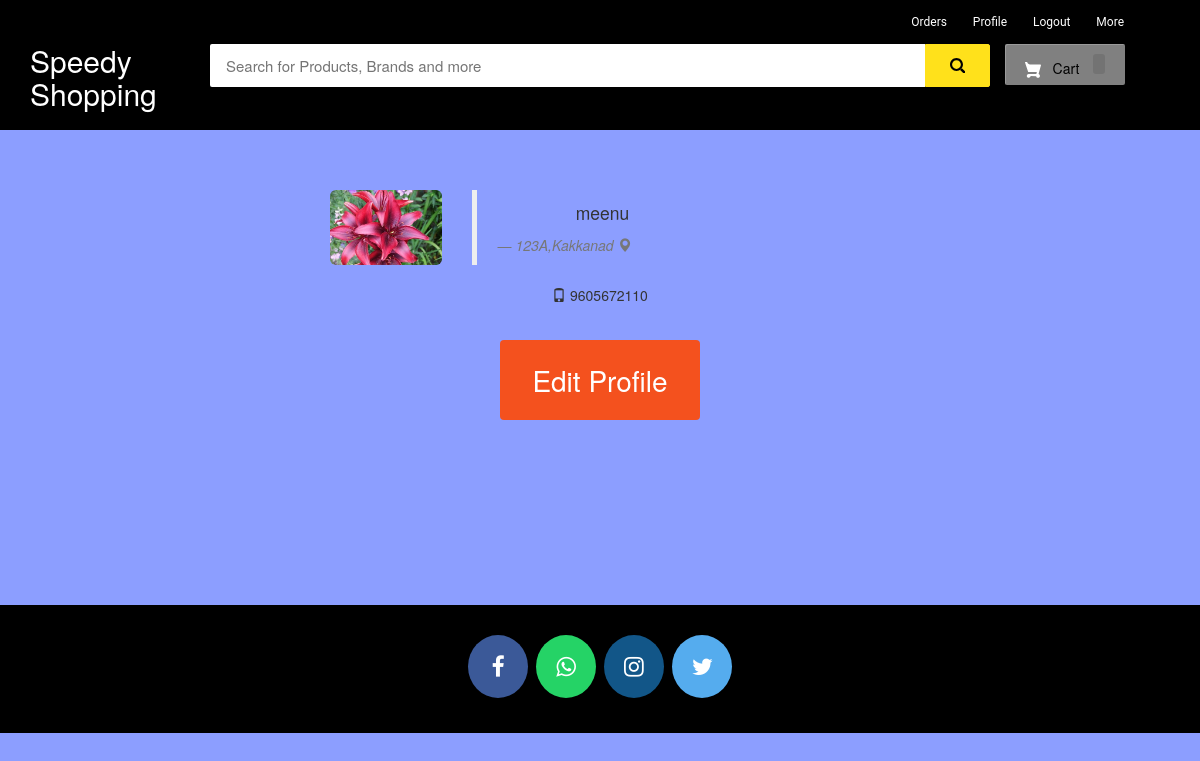
/my-profile (signed in), run on the app's committed database.
### ecom/models.py (models this page shows, shortened)
class Customer(models.Model):
    user = models.OneToOneField(User, on_delete=models.CASCADE)
    profile_pic = models.ImageField(upload_to='profile_pic/CustomerProfilePic/', null=True, blank=True)
    address = models.CharField(max_length=40)
    mobile = models.CharField(max_length=20, null=False)

### ecom/views.py (the view)
# urls.py: path('my-profile', views.my_profile_view, name='my-profile'),
@login_required(login_url='customerlogin')
@user_passes_test(is_customer)
def my_profile_view(request):
    customer = models.Customer.objects.get(user_id=request.user.id)
    return render(request, 'ecom/my_profile.html', {'customer': customer})

### ecom/views.py (called while the page is built)
def is_customer(user):
    return user.groups.filter(name='CUSTOMER').exists()

### Templates/ecom/my_profile.html (shortened to what this page needs)
{% extends 'ecom/customer_base.html' %}
{% load static %}
{% block content %}
<br><br><br>
<div style="padding-left:300px;" class="container">
        <div class="col-sm-2 col-md-2">
            <img src="{{ customer.profile_pic.url }}"   alt="profile pic" class="img-rounded img-responsive" />
        </div>
        <div class="col-sm-4 col-md-4">
            <blockquote>
                <p>{{request.user}}</p> <small><cite title="Source Title">{{customer.address}}  <i class="glyphicon glyphicon-map-marker"></i></cite></small>
            </blockquote>
            <p> <i class="glyphicon glyphicon-phone"></i> {{customer.mobile}}
            </p>
        </div>
</div>
<br>
<div style="text-align: center;">
  <a href="/edit-profile"><button class="button" ><span>Edit Profile </span></button></a>
</div>
<br><br><br><br><br><br>
{% endblock content %}

### Templates/ecom/customer_base.html (style rules this page uses)
body { background-color: #f2f3f4 }
p { text-align: center; }

### Templates/ecom/my_profile.html (style rules this page uses)
body { background-color:#8c9eff; }
.button { display: inline-block; border-radius: 4px; background-color: #f4511e; border: none; color: #FFFFFF; text-align: center; font-size: 28px; padding: 20px; width: 200px; transition: all 0.5s; cursor: pointer; margin: 5px; }
.button span { cursor: pointer; display: inline-block; position: relative; transition: 0.5s; }
.button span:after { content: '\00bb'; position: absolute; opacity: 0; top: 0; right: -20px; transition: 0.5s; }

### data on the page
Customer: profile_pic (picture), address "123A,Kakkanad", mobile "9605672110"

### other printed values
{{ request.user }} "meenu"
